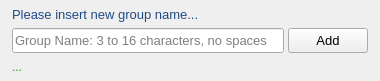
<?xml version="1.0" encoding="UTF-8"?>
<ui version="4.0">
 <class>CreateNewGroupObject</class>
 <widget class="QWidget" name="CreateNewGroupObject">
  <property name="geometry">
   <rect>
    <x>0</x>
    <y>0</y>
    <width>380</width>
    <height>81</height>
   </rect>
  </property>
  <property name="sizePolicy">
   <sizepolicy hsizetype="Fixed" vsizetype="Fixed">
    <horstretch>0</horstretch>
    <verstretch>0</verstretch>
   </sizepolicy>
  </property>
  <property name="minimumSize">
   <size>
    <width>380</width>
    <height>81</height>
   </size>
  </property>
  <property name="maximumSize">
   <size>
    <width>380</width>
    <height>81</height>
   </size>
  </property>
  <property name="font">
   <font>
    <pointsize>10</pointsize>
   </font>
  </property>
  <property name="windowTitle">
   <string>Create New Group</string>
  </property>
  <layout class="QVBoxLayout" name="verticalLayout">
   <property name="spacing">
    <number>4</number>
   </property>
   <property name="leftMargin">
    <number>12</number>
   </property>
   <property name="topMargin">
    <number>4</number>
   </property>
   <property name="rightMargin">
    <number>12</number>
   </property>
   <property name="bottomMargin">
    <number>4</number>
   </property>
   <item>
    <widget class="QLabel" name="label">
     <property name="font">
      <font>
       <pointsize>10</pointsize>
      </font>
     </property>
     <property name="styleSheet">
      <string notr="true">color: rgb(32, 74, 135);</string>
     </property>
     <property name="text">
      <string>Please insert new group name...</string>
     </property>
    </widget>
   </item>
   <item>
    <layout class="QHBoxLayout" name="horizontalLayout">
     <item>
      <widget class="QLineEdit" name="groupNameText">
       <property name="minimumSize">
        <size>
         <width>0</width>
         <height>25</height>
        </size>
       </property>
       <property name="maximumSize">
        <size>
         <width>16777215</width>
         <height>25</height>
        </size>
       </property>
       <property name="placeholderText">
        <string>Group Name: 3 to 16 characters, no spaces</string>
       </property>
      </widget>
     </item>
     <item>
      <widget class="QPushButton" name="addButton">
       <property name="minimumSize">
        <size>
         <width>80</width>
         <height>25</height>
        </size>
       </property>
       <property name="maximumSize">
        <size>
         <width>80</width>
         <height>25</height>
        </size>
       </property>
       <property name="text">
        <string>Add</string>
       </property>
       <property name="icon">
        <iconset>
         <normalon>../../../../../build-Qs Messenger Client-Desktop-Debug/Resources/icons/addGroup.png</normalon>
        </iconset>
       </property>
      </widget>
     </item>
    </layout>
   </item>
   <item>
    <widget class="QLabel" name="serverMessage">
     <property name="font">
      <font>
       <pointsize>9</pointsize>
      </font>
     </property>
     <property name="styleSheet">
      <string notr="true">color: rgb(60, 150, 0);</string>
     </property>
     <property name="text">
      <string>...</string>
     </property>
    </widget>
   </item>
  </layout>
 </widget>
 <resources/>
 <connections/>
</ui>
